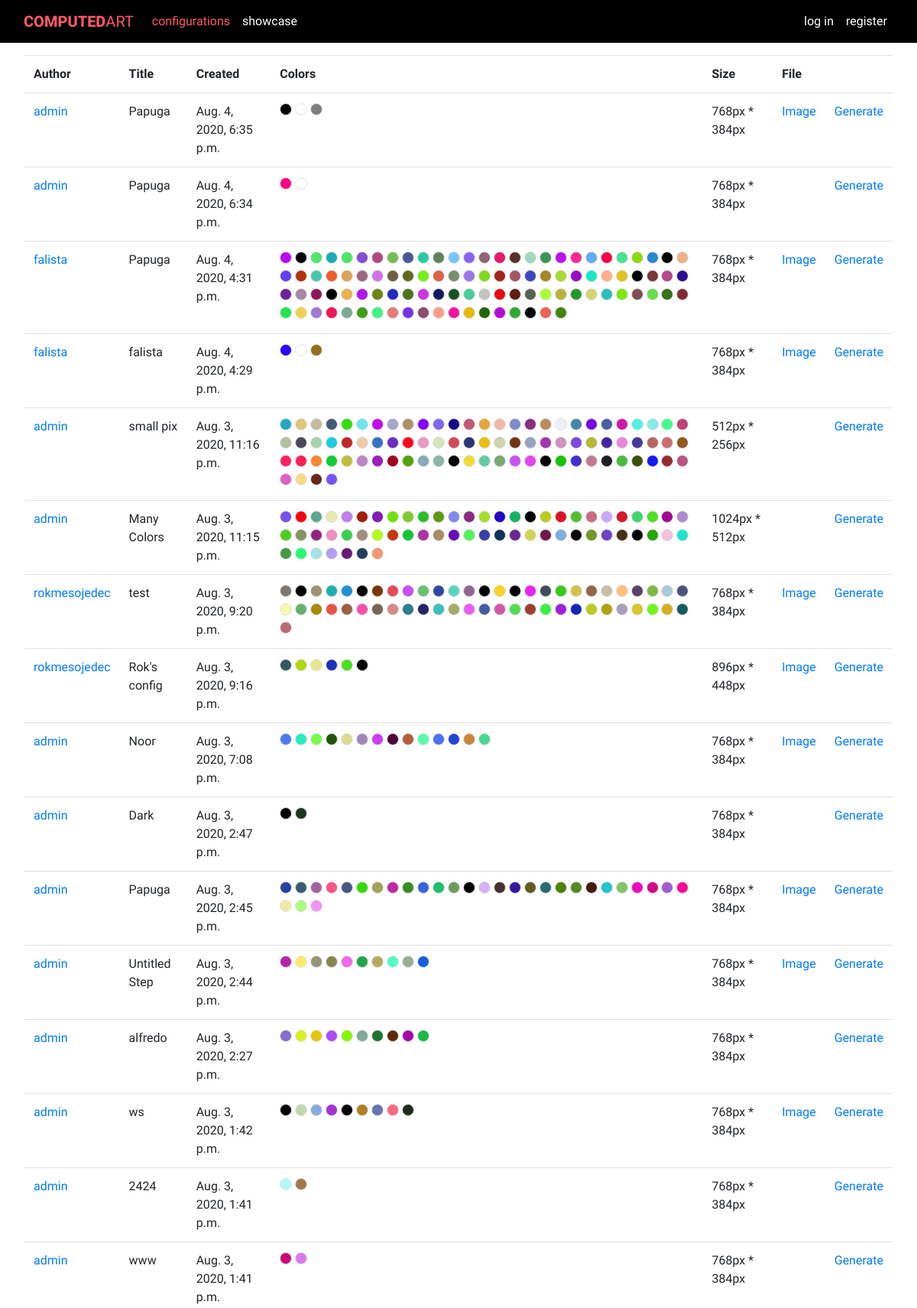
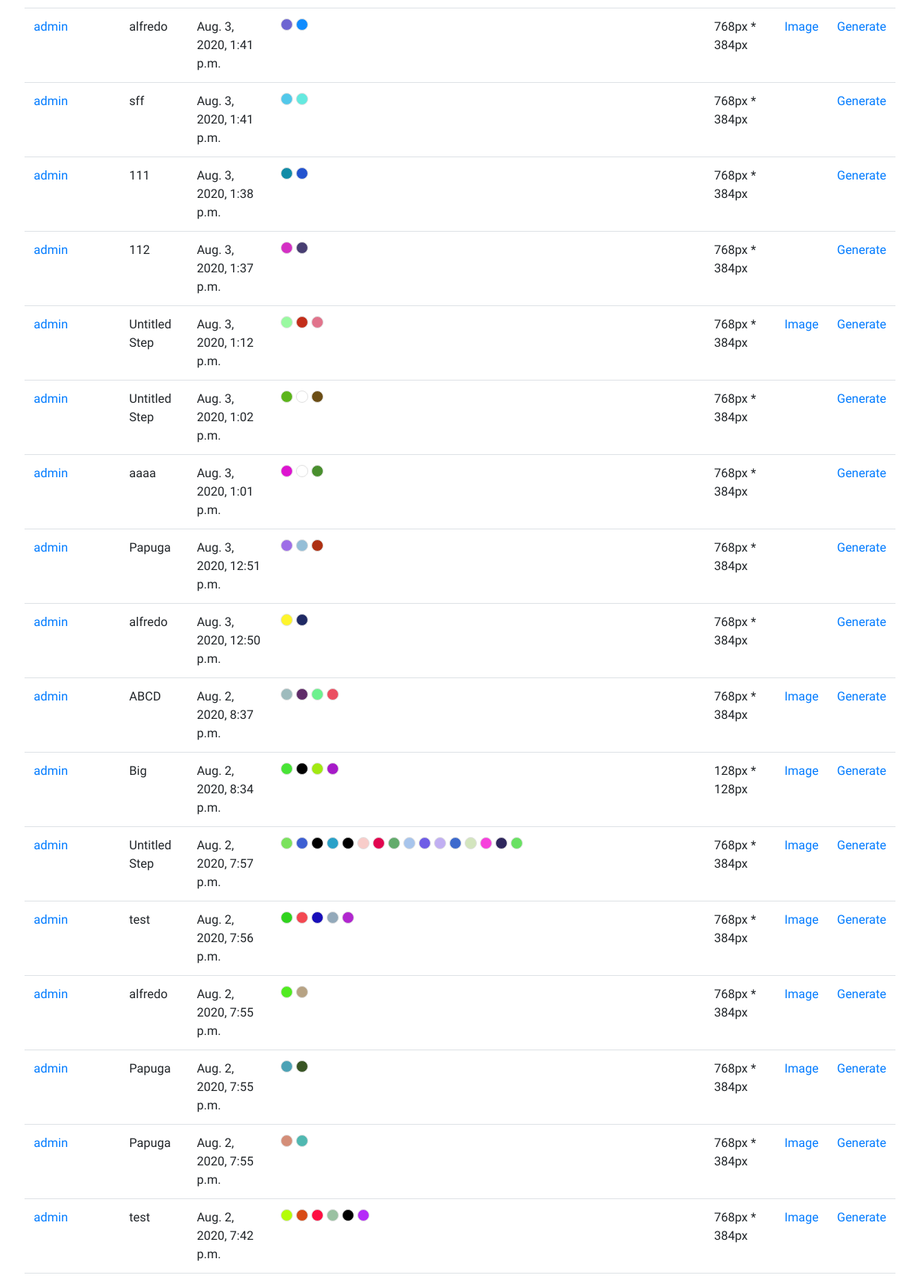
The page /config (upper part) on the database its author committed (2 pictures, top to bottom).
### computedart/models.py (models this page shows)
class Configuration(models.Model):
    author = models.ForeignKey(
        User, on_delete=models.CASCADE, related_name="listing_author", editable=False
    )
    title = models.CharField(max_length=256)
    square_size = models.PositiveSmallIntegerField(
        validators=[MinValueValidator(4), MaxValueValidator(200)]
    )
    grid_width = models.PositiveSmallIntegerField(
        validators=[MinValueValidator(1), MaxValueValidator(1000)]
    )
    grid_height = models.PositiveSmallIntegerField(
        validators=[MinValueValidator(1), MaxValueValidator(1000)]
    )
    circle_chance = models.PositiveSmallIntegerField(
        validators=[MinValueValidator(0), MaxValueValidator(100)]
    )
    color_chance = models.PositiveSmallIntegerField(
        validators=[MinValueValidator(0), MaxValueValidator(100)]
    )
    created = models.DateTimeField(auto_now_add=True, blank=True)
    image_file = models.ImageField(upload_to="images/%Y/%m/%d/", blank=True, null=True)
    animate = models.BooleanField()

class User(AbstractUser):
    pass

class Color(models.Model):
    configuration = models.ForeignKey(
        Configuration, on_delete=models.CASCADE, related_name="config_color"
    )
    color = models.CharField(max_length=100)

### computedart/views.py (the view)
# urls.py: path("config", views.config, name="config"),
def config(request):
    configs = Configuration.objects.order_by("-created")
    process_configs(configs)
    return render(
        request,
        "computedart/index.html",
        {"selected": "configurations", "configs": configs},
    )

### computedart/views.py (called while the page is built)
def process_configs(configs):
    for config in configs:
        config.colors = config.config_color.all()
        config.image_width = config.grid_width * config.square_size
        config.image_height = config.grid_height * config.square_size

### computedart/templates/computedart/index.html
{% extends "computedart/layout.html" %}
{% block body %}
    <div>
       {% if configs %}
       <table class="table table-condensed">
         <tr>
            {% if selected != "myconfig" %}
                <th>Author</th>
            {% endif %}
            <th>Title</th>
            <th>Created</th>
            <th>Colors</th>
            <th>Size</th>
            <th>File</th>
            <th></th>
         </tr>
         {% for config in configs %}
         <tr>
            {% if selected != "myconfig" %}
                <td><a href="{% url 'user_configs' user_id=config.author.id %}">{{config.author.username}}</a></td>
            {% endif %}
            <td>{{config.title}}</td>
            <td>{{config.created}}</td>
            <td class="colors-cell">
                {% for color in config.colors %}
                    <div class="color-icon" style="background-color: {{ color.color }}" title="{{ color.color }}"></div>
                {% endfor %}
            </td>
            <td>
                {{ config.image_width }}px * {{ config.image_height }}px
            </td>
            <td>
                {% if config.image_file %}
                    <a href="{{ config.image_file.url }}" >Image</a>
                {% endif %}
            </td>
            <td>
                <a href="{% url 'config' config_id=config.id %}">Generate</a>
            </td>
         </tr>
         {% endfor %}
       </table>
       {% else %}
       <h2>No configurations found ...</h2>
       {% endif %}
    </div>
{% endblock %}

### rows shown on the page
Configuration: author.username "admin", title "Papuga", created "Aug. 4, 2020, 6:35 p.m.", image_width "768", image_height "384"
Configuration: author.username "admin", title "Papuga", created "Aug. 4, 2020, 6:34 p.m.", image_width "768", image_height "384"
Configuration: author.username "falista", title "Papuga", created "Aug. 4, 2020, 4:31 p.m.", image_width "768", image_height "384"
Configuration: author.username "falista", title "falista", created "Aug. 4, 2020, 4:29 p.m.", image_width "768", image_height "384"
Configuration: author.username "admin", title "small pix", created "Aug. 3, 2020, 11:16 p.m.", image_width "512", image_height "256"
Configuration: author.username "admin", title "Many Colors", created "Aug. 3, 2020, 11:15 p.m.", image_width "1024", image_height "512"
Configuration: author.username "rokmesojedec", title "test", created "Aug. 3, 2020, 9:20 p.m.", image_width "768", image_height "384"
Configuration: author.username "rokmesojedec", title "Rok's config", created "Aug. 3, 2020, 9:16 p.m.", image_width "896", image_height "448"
Configuration: author.username "admin", title "Noor", created "Aug. 3, 2020, 7:08 p.m.", image_width "768", image_height "384"
Configuration: author.username "admin", title "Dark", created "Aug. 3, 2020, 2:47 p.m.", image_width "768", image_height "384"
Configuration: author.username "admin", title "Papuga", created "Aug. 3, 2020, 2:45 p.m.", image_width "768", image_height "384"
Configuration: author.username "admin", title "Untitled Step", created "Aug. 3, 2020, 2:44 p.m.", image_width "768", image_height "384"
Configuration: author.username "admin", title "alfredo", created "Aug. 3, 2020, 2:27 p.m.", image_width "768", image_height "384"
Configuration: author.username "admin", title "ws", created "Aug. 3, 2020, 1:42 p.m.", image_width "768", image_height "384"
Configuration: author.username "admin", title "2424", created "Aug. 3, 2020, 1:41 p.m.", image_width "768", image_height "384"
Configuration: author.username "admin", title "www", created "Aug. 3, 2020, 1:41 p.m.", image_width "768", image_height "384"
Configuration: author.username "admin", title "alfredo", created "Aug. 3, 2020, 1:41 p.m.", image_width "768", image_height "384"
Configuration: author.username "admin", title "sff", created "Aug. 3, 2020, 1:41 p.m.", image_width "768", image_height "384"
Configuration: author.username "admin", title "111", created "Aug. 3, 2020, 1:38 p.m.", image_width "768", image_height "384"
Configuration: author.username "admin", title "112", created "Aug. 3, 2020, 1:37 p.m.", image_width "768", image_height "384"
Configuration: author.username "admin", title "Untitled Step", created "Aug. 3, 2020, 1:12 p.m.", image_width "768", image_height "384"
Configuration: author.username "admin", title "Untitled Step", created "Aug. 3, 2020, 1:02 p.m.", image_width "768", image_height "384"
Configuration: author.username "admin", title "aaaa", created "Aug. 3, 2020, 1:01 p.m.", image_width "768", image_height "384"
Configuration: author.username "admin", title "Papuga", created "Aug. 3, 2020, 12:51 p.m.", image_width "768", image_height "384"
Configuration: author.username "admin", title "alfredo", created "Aug. 3, 2020, 12:50 p.m.", image_width "768", image_height "384"
Configuration: author.username "admin", title "ABCD", created "Aug. 2, 2020, 8:37 p.m.", image_width "768", image_height "384"
Configuration: author.username "admin", title "Big", created "Aug. 2, 2020, 8:34 p.m.", image_width "128", image_height "128"
Configuration: author.username "admin", title "Untitled Step", created "Aug. 2, 2020, 7:57 p.m.", image_width "768", image_height "384"
Configuration: author.username "admin", title "test", created "Aug. 2, 2020, 7:56 p.m.", image_width "768", image_height "384"
Configuration: author.username "admin", title "alfredo", created "Aug. 2, 2020, 7:55 p.m.", image_width "768", image_height "384"
Configuration: author.username "admin", title "Papuga", created "Aug. 2, 2020, 7:55 p.m.", image_width "768", image_height "384"
Configuration: author.username "admin", title "Papuga", created "Aug. 2, 2020, 7:55 p.m.", image_width "768", image_height "384"
Configuration: author.username "admin", title "test", created "Aug. 2, 2020, 7:42 p.m.", image_width "768", image_height "384"
